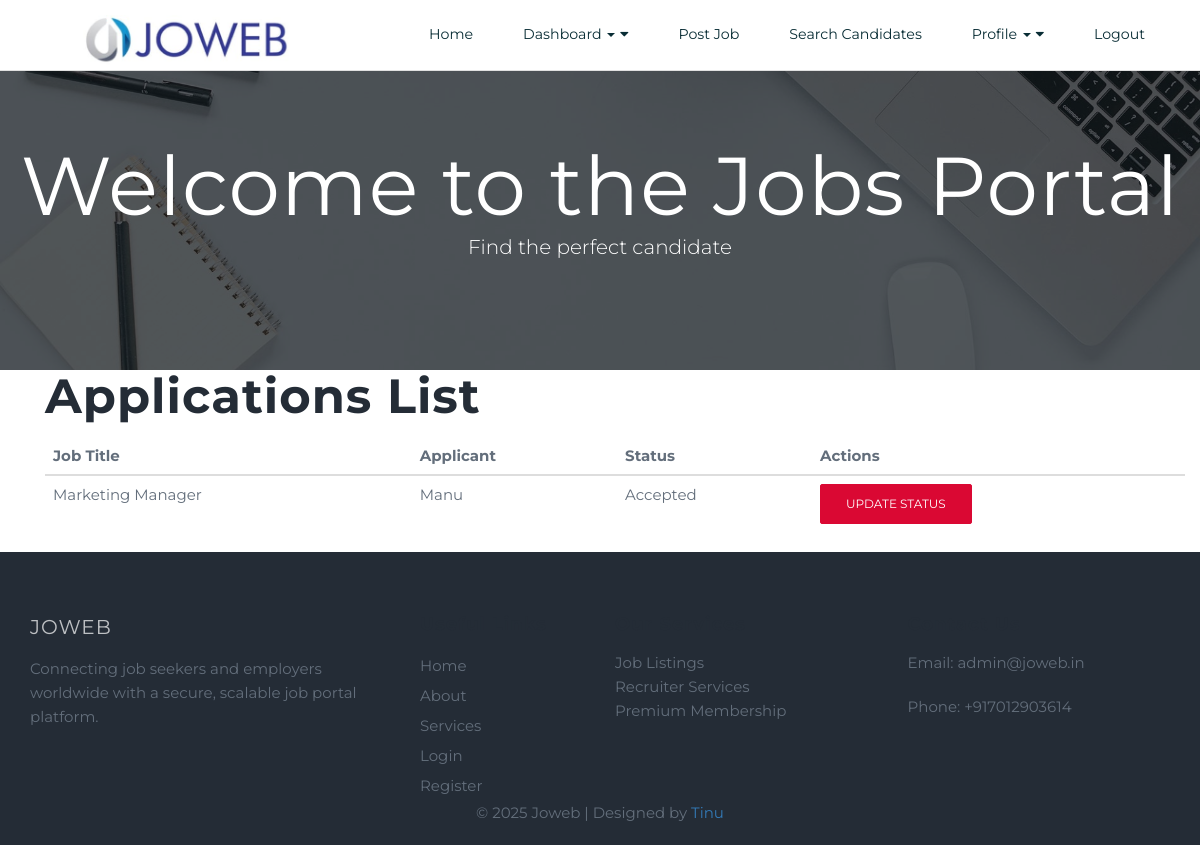
/jobs/list/, run on an earlier commit of the app's database.
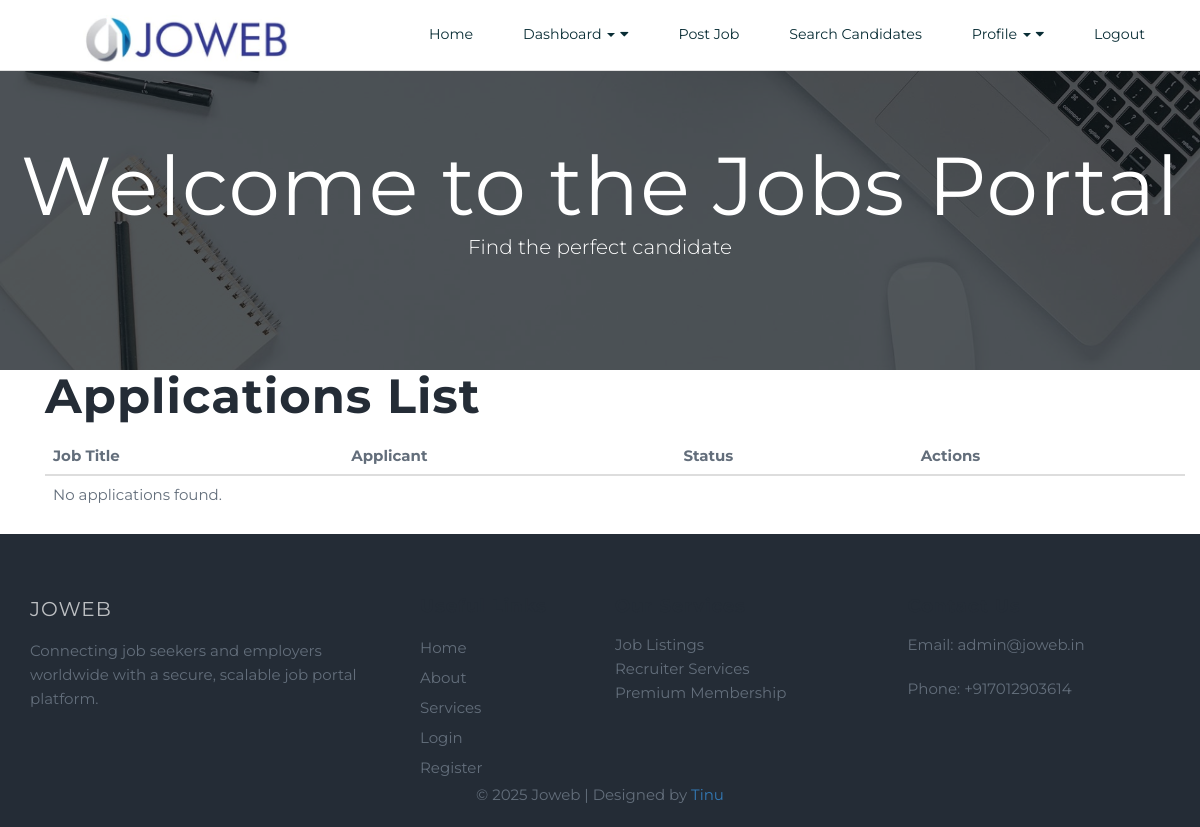
And on a later commit of the database.
### adminpanel/models.py (models this page shows, shortened)
class Application(models.Model):
    STATUS_CHOICES = [
        ('Pending', 'Pending'),
        ('Reviewed', 'Reviewed'),
        ('Accepted', 'Accepted'),
        ('Rejected', 'Rejected'),
    ]
    job = models.ForeignKey('Job', on_delete=models.CASCADE, related_name='applications')
    applicant = models.ForeignKey('CustomUser', on_delete=models.CASCADE, related_name='applications')
    resume = models.FileField(upload_to='resumes/', help_text="Upload your resume.")
    cover_letter = models.FileField(
        upload_to='cover_letters/',
        null=True,
        blank=True,
        help_text="Upload an optional cover letter."
    )
    status = models.CharField(max_length=50, choices=STATUS_CHOICES, default='Pending')
    applied_at = models.DateTimeField(auto_now_add=True)

class Job(models.Model):
    JOB_TYPE_CHOICES = [
        ('Part Time', 'Part Time'),
        ('Full Time', 'Full Time'),
        ('Contract', 'Contract'),
        ('Freelance', 'Freelance'),
        ('Commission', 'Commission'),
    ]
    REGION_CHOICES = [
        ('Anywhere', 'Anywhere'),
        ('India', 'India'),
        ('USA', 'USA'),
        ('Canada', 'Canada'),
    ]
    STATUS_CHOICES = [
        ('active', 'Active'),
        ('inactive', 'Inactive'),
        ('closed', 'Closed'),
    ]
    email = models.EmailField(help_text="Contact email for this job posting.")
    job_title = models.CharField(max_length=255, db_index=True)
    job_location = models.CharField(max_length=255)
    job_category = models.CharField(max_length=100, default="General") # ✅ Added job_category
    job_region = models.CharField(max_length=100, choices=REGION_CHOICES, db_index=True)
    job_type = models.CharField(max_length=50, choices=JOB_TYPE_CHOICES)
    job_description = models.TextField()
    qualifications = models.TextField()
    salary = models.DecimalField(max_digits=10, decimal_places=2, blank=True, null=True)
    company_name = models.CharField(max_length=255)
    company_tagline = models.CharField(max_length=255, blank=True, null=True)
    company_description = models.TextField(blank=True, null=True)
    company_website = models.URLField(blank=True, null=True)
    featured_image = models.ImageField(upload_to='job_images/', blank=True, null=True)
    logo = models.ImageField(upload_to='company_logos/', blank=True, null=True)
    is_premium = models.BooleanField(default=False)
    posted_by = models.ForeignKey(CustomUser, on_delete=models.CASCADE, related_name='jobs')
    posted_at = models.DateTimeField(auto_now_add=True)
    status = models.CharField(max_length=10, choices=STATUS_CHOICES, default='active')

class CustomUser(AbstractUser):
    ROLE_CHOICES = [
        ('candidate', 'Candidate'),
        ('recruiter', 'Recruiter'),
    ]
    role = models.CharField(max_length=20, choices=ROLE_CHOICES, default='candidate')
    is_email_verified = models.BooleanField(default=False)
    is_premium = models.BooleanField(default=False)
    premium_expiry = models.DateTimeField(blank=True, null=True)
    objects = CustomUserManager()

### jobs/views.py (the view)
# urls.py: path('list/', views.applications_list, name='applications_list'),
def applications_list(request):
    applications = Application.objects.select_related('job', 'applicant').all()
    return render(request, 'jobs/applications_list.html', {'applications': applications})

### users/context_processors.py (called while the page is built)
def premium_status(request):
    is_premium = False
    if request.user.is_authenticated:
        try:
            is_premium = request.user.check_premium_status()
        except Exception:
            is_premium = getattr(request.user, "is_premium", False)
    return {"IS_PREMIUM": is_premium}

### jobs/templates/jobs/applications_list.html (shortened to what this page needs)
{% extends 'jobs/jobs_base.html' %}
{% block content %}
<div class="container">
    <h1>Applications List</h1>
    <table class="table">
        <thead>
            <tr>
                <th>Job Title</th>
                <th>Applicant</th>
                <th>Status</th>
                <th>Actions</th>
            </tr>
        </thead>
        <tbody>
            {% for application in applications %}
                <tr>
                    <td>{{ application.job.job_title }}</td>
                    <td>{{ application.applicant.username }}</td>
                    <td>{{ application.get_status_display }}</td>
                    <td>
                        <a href="{% url 'jobs:update_application_status' application.id %}"  class="btn btn-primary btn-sm">Update Status</a>
                    </td>
                </tr>
            {% empty %}
                <tr>
                    <td colspan="4">No applications found.</td>
                </tr>
            {% endfor %}
        </tbody>
    </table>
</div>
{% endblock %}

What changed in the data, as far as the page shows it:
removed Application: job.job_title "Marketing Manager", applicant.username "Manu", status "Accepted"
Also different on the page:
text now shown: "No applications found."
